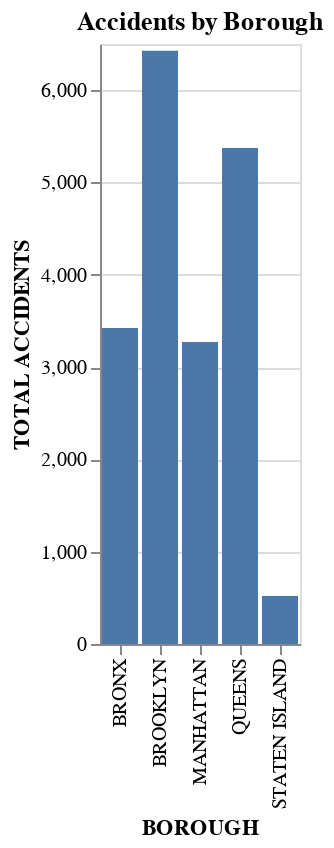

The notebook cell saved with this chart:
### Code cell
alt.Chart(count_by_borough).mark_bar().encode(
        x='BOROUGH',
        y='TOTAL ACCIDENTS'
    ).properties(title = "Accidents by Borough")

### Figure 1 — Vega-Lite specification as saved in the notebook (floating-point values rounded to 4 significant figures)
{"config": {"view": {"continuousWidth": 400, "continuousHeight": 300}}, "data": {"name": "data-026664d8eeeb58343c735915089a2f67"}, "mark": "bar", "encoding": {"x": {"field": "BOROUGH", "type": "nominal"}, "y": {"field": "TOTAL ACCIDENTS", "type": "quantitative"}}, "title": "Accidents by Borough", "$schema": "https://vega.github.io/schema/vega-lite/v4.17.0.json", "datasets": {"data-026664d8eeeb58343c735915089a2f67": [{"BOROUGH": "BRONX", "TOTAL ACCIDENTS": 3423}, {"BOROUGH": "BROOKLYN", "TOTAL ACCIDENTS": 6428}, {"BOROUGH": "MANHATTAN", "TOTAL ACCIDENTS": 3272}, {"BOROUGH": "QUEENS", "TOTAL ACCIDENTS": 5372}, {"BOROUGH": "STATEN ISLAND", "TOTAL ACCIDENTS": 520}]}}
